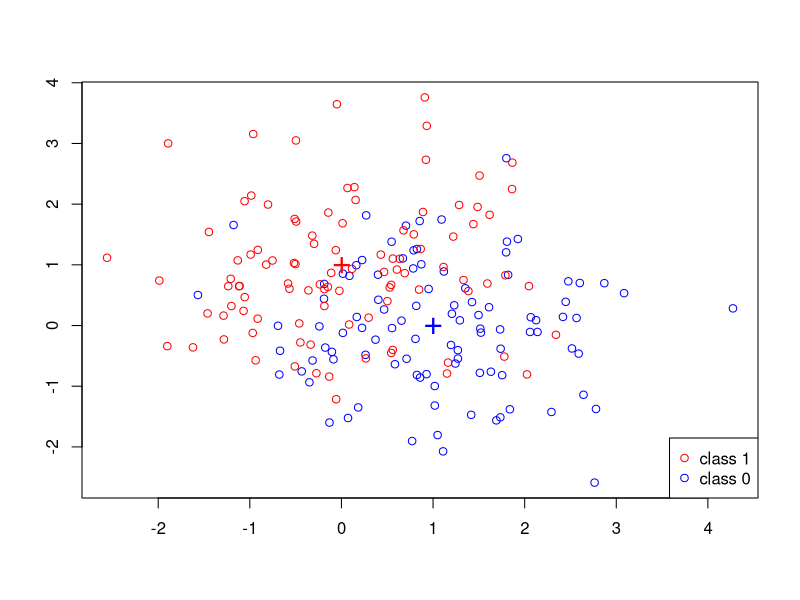
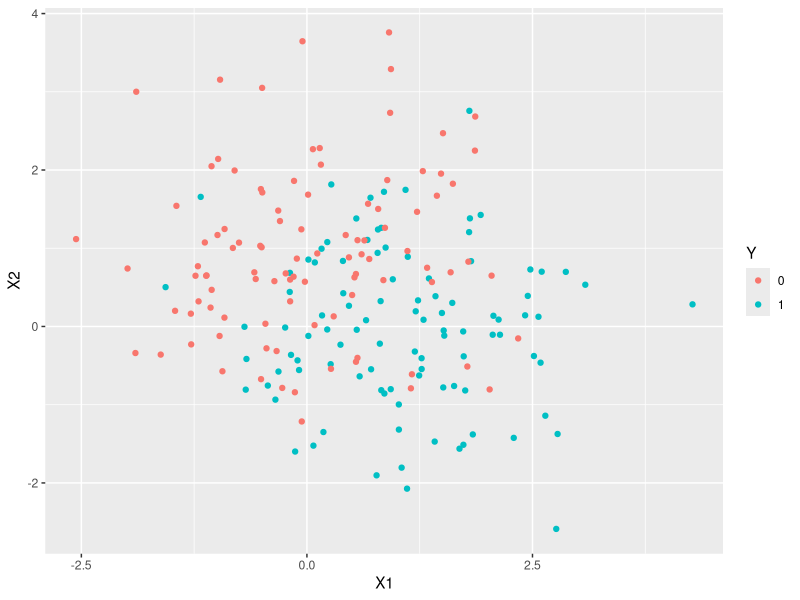
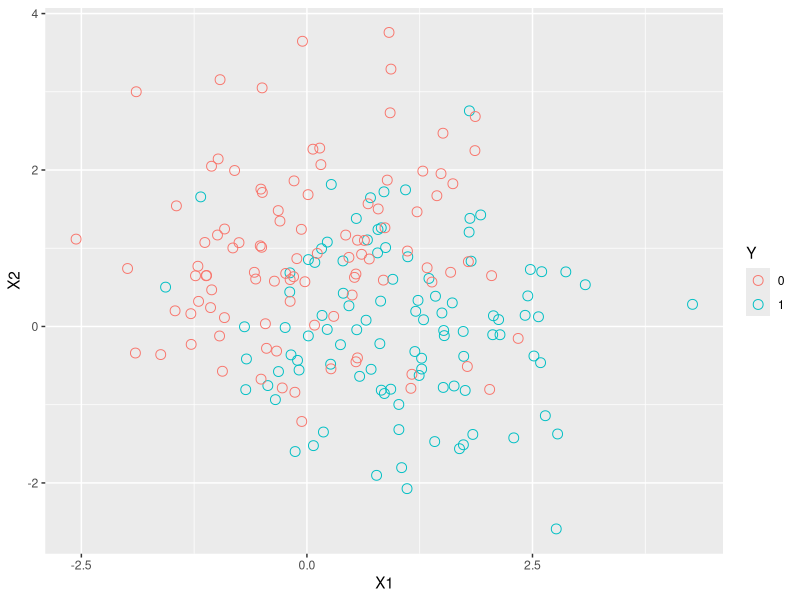
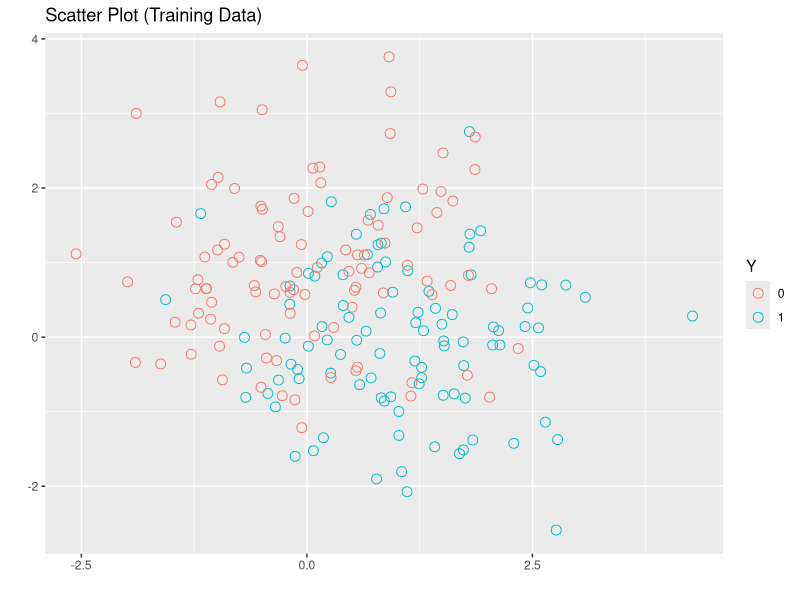
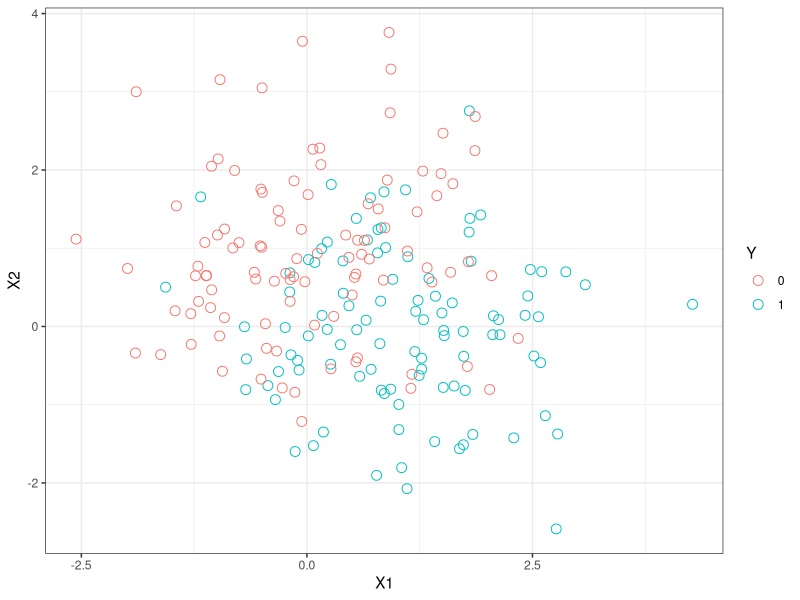
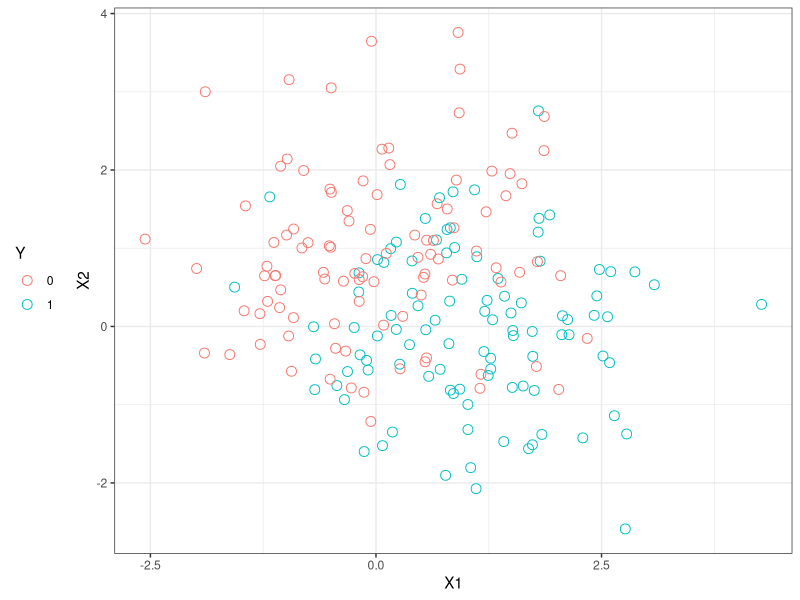
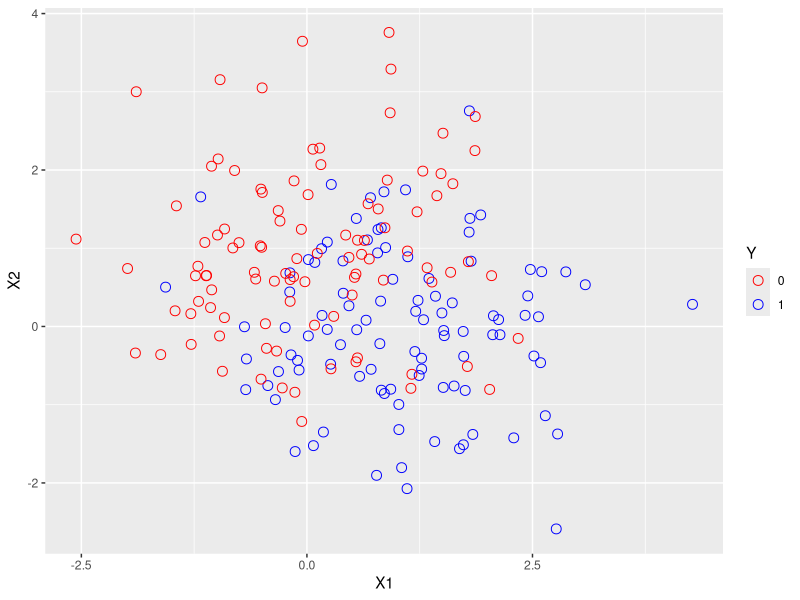
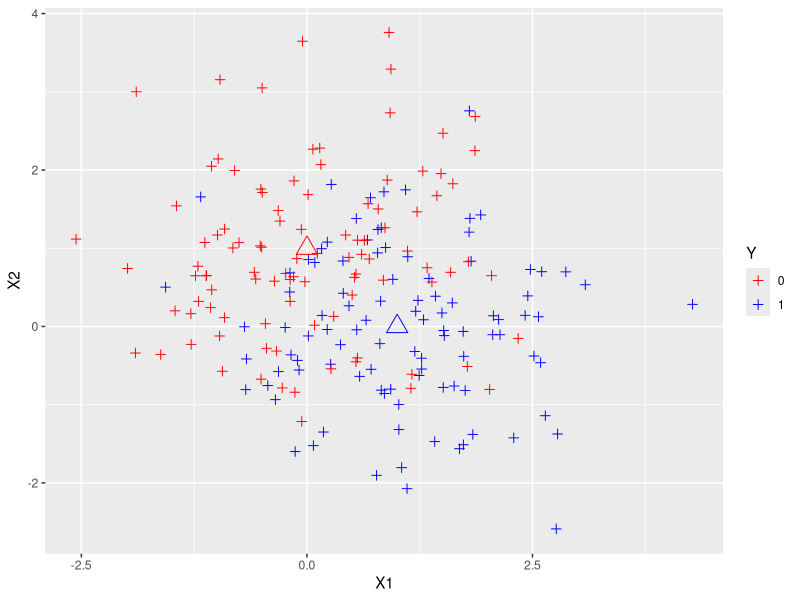

Write the R code that produced these figures, in order.
## ---- chunk 1
p = 2;      
s = 1;      # sd for generating x              
m1 = c (1,0);
m0 = c(0,1);
## ---- chunk 2
n = 100;  # generate the train data; n for each class
traindata = matrix(rnorm(2*n*p), 2*n, p)*s + 
  rbind(matrix(rep(m1, n), nrow = n, byrow=TRUE),
        matrix(rep(m0, n), nrow = n, byrow=TRUE))

dim(traindata)
Ytrain = factor(c(rep(1,n), rep(0,n)))
## ---- chunk 3
N = 5000; 
testdata = matrix(rnorm(2*N*p), 2*N, p)*s + 
  rbind(matrix(rep(m1, N), nrow = N, byrow=TRUE), 
        matrix(rep(m0, N), nrow = N, byrow=TRUE))
Ytest = factor(c(rep(1,N), rep(0,N)))
## ---- chunk 4
plot(traindata[,1], traindata[,2], type="n", xlab="", ylab="")

# add points from class 1
points(traindata[1:n,1], traindata[1:n,2], col="blue");                
# add points from class 0
points(traindata[(n+1):(2*n),1], traindata[(n+1):(2*n),2], 
       col="red"); 

# add the 10 centers for class 1
points(m1[1], m1[2], pch = "+", cex = 2, col = "blue");    
# add the 10 centers for class 0
points(m0[1], m0[2], pch = "+", cex = 2, col = "red");   

legend("bottomright", pch = c(1,1), col = c("red", "blue"), 
       legend = c("class 1", "class 0"))
## ---- chunk 5
library(ggplot2)

## ggplot only accepts dataframe
mytraindata = data.frame(X1 = traindata[,1], 
                         X2 = traindata[,2], 
                         Y = Ytrain)

## plot the data and color by the Y label
qplot(X1, X2, data = mytraindata, colour = Y)

## change the shape and size of the points
qplot(X1, X2, data = mytraindata, colour = Y, 
      shape = I(1), size = I(3))

## change x,y labels and add titles
qplot(X1, X2, data = mytraindata, colour = Y, 
      shape = I(1), size = I(3),
      main = "Scatter Plot (Training Data)", 
      xlab="", ylab="")

## want to remove the gray background? Change theme
qplot(X1, X2, data = mytraindata, colour = Y, 
      shape = I(1), size = I(3)) + theme_bw()

## more theme options
## A single command would be a little lengthy. We can save 
## the output of qplot into an object "myplot"

myplot = qplot(X1, X2, data = mytraindata, colour = Y,
               shape = I(1), size = I(3))
myplot = myplot + theme_bw();
myplot + theme(legend.position="left")
?theme

## How to adding the two centers on 
## existing plot, we need to use the command "ggplot"
?ggplot
myplot = ggplot(mytraindata, aes(X1, X2))

## use user-specified color
myplot + geom_point(aes(color = Y), shape = 1, size = 3) + scale_color_manual(values = c("red", "blue"))

## add the two centers; 
## change shape and size;
## use user-sepecified color
myplot = ggplot(mytraindata,aes(X1, X2)) +
  geom_point(aes(colour = Y), shape = 3, size = 2) + 
  scale_color_manual(values = c("red", "blue"))   

myplot + 
  geom_point(data = data.frame(X1 = m1[1], X2 = m1[2]), 
             aes(X1, X2), colour = "blue", shape = 2, size = 5) +
  geom_point(data = data.frame(X1 = m0[1], X2 = m0[2]), 
             aes(X1, X2), colour = "red", shape = 2, size = 5)
## ---- chunk 6
library(class) 

## Choice of the neighhood size. 
## Here I just use the values from the textbook
myk = c(151, 101, 69, 45, 31, 21, 11, 7, 5, 3, 1)
m = length(myk);

train.err.knn = rep(0,m);
test.err.knn = rep(0, m);

for( j in 1:m){
  Ytrain.pred = knn(traindata, traindata, Ytrain, k = myk[j])
  train.err.knn[j] = sum(Ytrain != Ytrain.pred)/(2*n)
  Ytest.pred = knn(traindata, testdata, Ytrain,k = myk[j])
  test.err.knn[j] = sum(Ytest != Ytest.pred)/(2*N)
}
## ---- chunk 7
RegModel = lm(as.numeric(Ytrain) - 1 ~ traindata)
Ytrain_pred_LS = as.numeric(RegModel$fitted > 0.5)
Ytest_pred_LS = RegModel$coef[1] + RegModel$coef[2] * testdata[,1] + 
  RegModel$coef[3] * testdata[,2]
Ytest_pred_LS = as.numeric(Ytest_pred_LS > 0.5)

## cross tab for training data and training error
table(Ytrain, Ytrain_pred_LS);   
train.err.LS = sum(Ytrain !=  Ytrain_pred_LS) / (2*n);  

## cross tab for test data and test error
table(Ytest, Ytest_pred_LS);     
test.err.LS = sum(Ytest !=  Ytest_pred_LS) / (2*N);  
## ---- chunk 8
Ytest_pred_Bayes = as.numeric(2*testdata %*% matrix(m1-m0, nrow=2) > (sum(m1^2)-sum(m0^2)));

test.err.Bayes = sum(Ytest !=  Ytest_pred_Bayes) / (2*N)
## ---- chunk 9
plot(c(0.5,m), range(test.err.LS, train.err.LS, test.err.knn, train.err.knn),
     type="n", xlab="Degree of Freedom", ylab="Error", xaxt="n")

df = round((2*n)/myk)
axis(1, at = 1:m, labels = df)
axis(3, at = 1:m, labels = myk)

points(1:m, test.err.knn, col="red", pch=1);
lines(1:m, test.err.knn, col="red", lty=1);
points(1:m, train.err.knn, col="blue", pch=1);
lines(1:m, train.err.knn, col="blue", lty=2);

points(3, train.err.LS, pch=2, cex=2, col="blue")
points(3, test.err.LS, pch=2, cex=2, col="red")

abline(test.err.Bayes, 0, col="purple")
